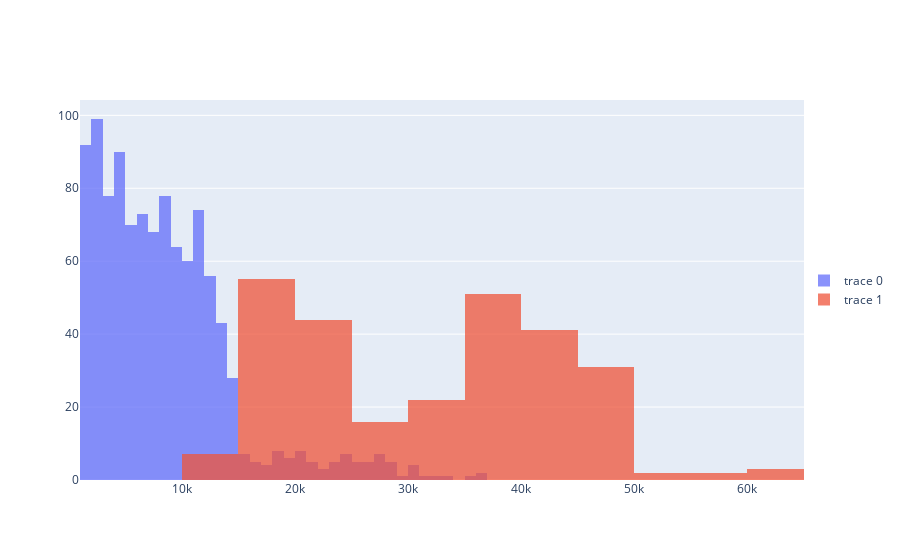

The notebook cell saved with this chart:
### Code cell
x0 = dataset.loc[dataset.fumante_ob=='no','custo_medico_anual']
x1 = dataset.loc[dataset.fumante_ob=='yes','custo_medico_anual']

fig = go.Figure()
fig.add_trace(go.Histogram(x=x0)) #, histnorm='probability'))
fig.add_trace(go.Histogram(x=x1)) #, histnorm='probability'))

# Overlay both histograms
fig.update_layout(barmode='overlay',legend=dict(
        x=1.0,
        y=0.5))
# Reduce opacity to see both histograms
fig.update_traces(opacity=0.75)
fig.show()

### Figure 1 — Plotly figure (JSON) as saved in the notebook; plotly's stock layout.template omitted (floating-point values rounded to 4 significant figures; data arrays with more than 128 entries replaced by an {"elided": "..."} marker saying what was removed)
{"data": [{"opacity": 0.75, "type": "histogram", "x": {"elided": "1064 float values"}}, {"opacity": 0.75, "type": "histogram", "x": {"elided": "274 float values"}}], "layout": {"barmode": "overlay", "legend": {"x": 1, "y": 0.5}}}
